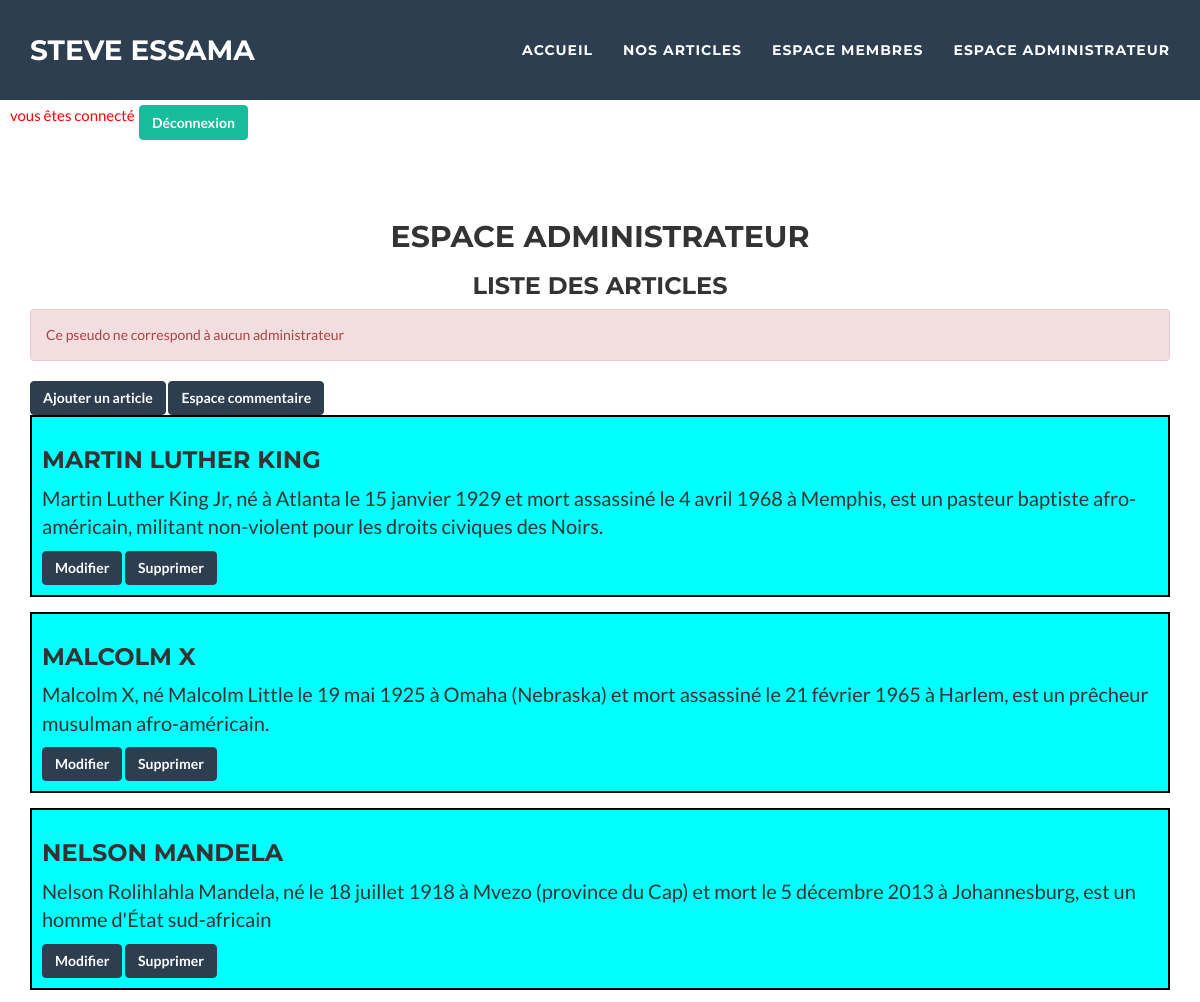
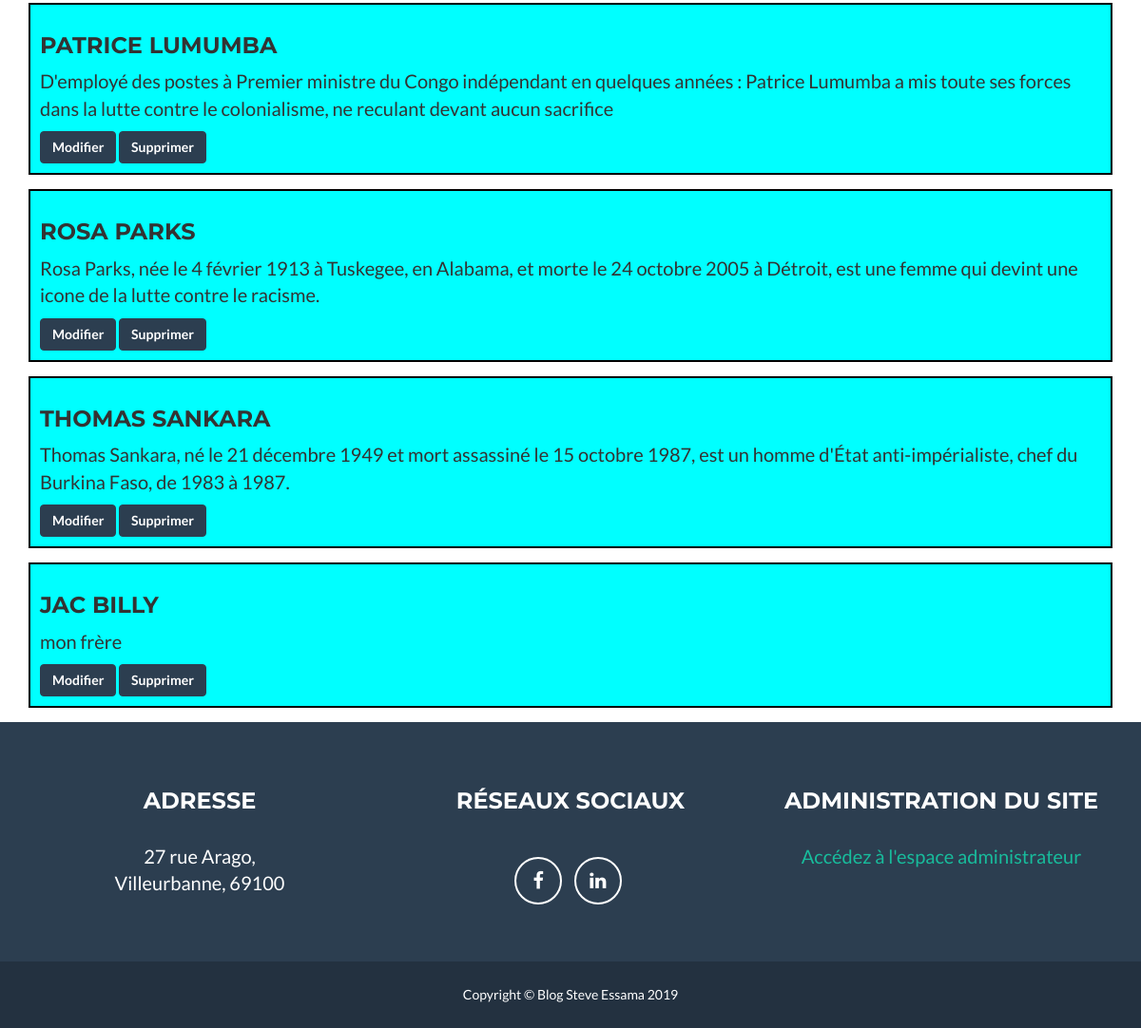
The page /index.php?action=admin_space (signed in) on the database its author committed (2 pictures, top to bottom).
### tables this page shows
CREATE TABLE IF NOT EXISTS `articles` (
  `idPost` int(11) NOT NULL AUTO_INCREMENT,
  `titreArticle` char(50) NOT NULL,
  `pseudoAuteur` char(30) NOT NULL,
  `descriptifArticle` char(200) NOT NULL,
  `contenu` text NOT NULL,
  `dateModification` datetime NOT NULL DEFAULT CURRENT_TIMESTAMP,
  `imageArticle` char(50) NOT NULL,
  `nomImage` varchar(255) NOT NULL,
  PRIMARY KEY (`idPost`)
);

### controller/backend.php (called while the page is built, shortened)
<?php
function adminSpace()
{
    $newsList = new NewsManager();
    $posts = $newsList->getListPosts();
    require ABSOLUTE_PATH.'/view/view_admin_space.php';
}

### model/NewsManager.php (called while the page is built, shortened)
<?php
class NewsManager extends Manager
{
    public function getListPosts()
    {
        $db = $this->dbconnect();
        $query = $db->query('SELECT idPost, titreArticle, descriptifArticle, contenu, DATE_FORMAT(dateModification, "%d/%m/%Y %Hh%imin%ss") AS                           dateModification, imageArticle FROM articles');
        $results = $query->fetchAll(PDO::FETCH_ASSOC);
        $listPost = array();
        foreach ($results as $donnees)
        {
            $post = new News();
            $post->hydrate($donnees);
            $listPost[] = $post;
        }
        return $listPost;
    }
}

### model/news.php (called while the page is built, shortened)
<?php
class News
{
    private $_idPost;
    private $_titreArticle;
    private $_descriptifArticle;
    public function hydrate(array $donnees)
    {
        foreach ($donnees as $key => $value) {
            $method = 'set' . ucfirst($key);
        }
    }
    public function getIdPost()
    {
        return $this->_idPost;
    }
    public function getTitreArticle()
    {
        return $this->_titreArticle;
    }
    public function getDescriptifArticle()
    {
        return $this->_descriptifArticle;
    }
    public function setIdPost($idPost)
    {
        $idPost = (int) $idPost;
        if ($idPost > 0) {
            $this->_idPost = $idPost;
        }
    }
    public function setTitreArticle($titreArticle)
    {
        if (is_string($titreArticle)) {
            $this->_titreArticle = $titreArticle;
        }
    }
    public function setDescriptifArticle($descriptifArticle)
    {
        if (is_string($descriptifArticle)) {
            $this->_descriptifArticle = $descriptifArticle;
        }
    }
}

### view/view_admin_space.php (the view, shortened to what this page needs)
<nav id="mainNav" class="navbar navbar-default navbar-fixed-top navbar-custom">
    <div class="container">
        <div class="navbar-header page-scroll">
            <a class="navbar-brand" href="#page-top">Steve Essama</a>
        </div>
        <div class="collapse navbar-collapse" id="bs-example-navbar-collapse-1">
            <?php if (array_key_exists('success_connect', $_SESSION)): ?>
            <ul class="nav navbar-nav navbar-right">
                <li><a href="index.php">Accueil</a></li>
                <li class="page-scroll"><a href="index.php?action=listposts"> Nos articles </a></li>
                <li class="page_scroll"><a href="index.php"> Espace membres </a></li>
                <li class="page_scroll"><a href="index.php?action=admin_space"> Espace administrateur </a></li>
            </ul>
            <?php endif; ?>
        </div>
    </div>
</nav>
<?php if (array_key_exists('success_connect', $_SESSION)): ?>
<section class="section_connection">
    <div class="connect-sign hidden-sm" style="color:red;"><?= $_SESSION['success_connect']; ?></div>
    <form action="index.php?action=disconnected" method="post">
        <button style="color:white;height:35px" type="submit" class="btn btn-success btn-default button-disconnect hidden-sm"                                           name="disconnect">Déconnexion</button>
    </form>
</section>
<?php endif; ?>
<h2 style="text-align:center">Espace administrateur</h2>
<h3 style="text-align: center"> Liste des articles </h3>
<div class="container">
    <?php if (array_key_exists('errors', $_SESSION)): ?>
    <div class="alert alert-danger">
        <?= implode('<br>', $_SESSION['errors']); ?>
    </div>
    <?php endif; ?>
    <a href="index.php?action=add_article"><button type="button" class="btn btn-primary">Ajouter un article</button></a>
    <a href="index.php?action=manage_comment"><button type="button" class="btn btn-primary">Espace commentaire</button></a>
    <?php
    foreach ($newsList->getListPosts() as $news)
    {
    ?>
    <div style="border: 2px solid black;margin-bottom:15px;background-color:cyan;padding:10px;">
        <h3>
            <?= $news->getTitreArticle() ?>
        </h3>
        <p>
            <?= $news->getDescriptifArticle() ?>
        </p>
        <a href="index.php?action=update_post&amp;id=<?= $news->getIdPost()?>"><button type="button" class="btn btn-primary">Modifier</button></a>
        <a href="index.php?action=delete_post&amp;id=<?= $news->getIdPost()?>"><button type="button" class="btn btn-primary">Supprimer</button></a>
    </div>
    <?php
    }
    ?>
</div>
<footer class="text-center">
    <div class="footer-above">
        <div class="container">
            <div class="row">
                <div class="footer-col col-md-4">
                    <h3>Adresse</h3>
                    <p>
                        27 rue Arago, <br>
                        Villeurbanne, 69100
                    </p>
                </div>
                <div class="footer-col col-md-4">
                    <h3>Réseaux sociaux</h3>
                    <ul class="list-inline">
                        <li>
                            <a href="https://openclassrooms.facebook.com/profile.php?id=100030215146732" class="btn-social btn-outline">
                                <i class="fa fa-fw fa-facebook"></i>
                            </a>
                        </li>
                        <li>
                            <a href="https://www.linkedin.com/in/essama-mgba-franck-steve-7a6227175/" class="btn-social btn-outline"><i class="fa fa-fw                                     fa-linkedin"></i>
                            </a>
                        </li>
                    </ul>
                </div>
                <div class="footer-col col-md-4">
                    <h3>Administration du site</h3>
                    <p>
                        <a href="index.php?action=connect_admin"> Accédez à l'espace administrateur </a>
                    </p>
                </div>
            </div>
        </div>
    </div>
    <div class="footer-below">
        <div class="container">
            <div class="row">
                <div class="col-lg-12">
                    Copyright &copy; Blog Steve Essama 2019
                </div>
            </div>
        </div>
    </div>
</footer>
<?php require('template.php'); ?>

### public/css/freelancer.css (style rules this page uses)
body { font-family: 'Lato', 'Helvetica Neue', Helvetica, Arial, sans-serif; overflow-x: hidden; }
p { font-size: 20px; }
a, a:hover, a:focus, a:active, a.active { color: #18BC9C; outline: none; }
h1, h2, h3, h4, h5, h6 { font-family: "Montserrat", "Helvetica Neue", Helvetica, Arial, sans-serif; text-transform: uppercase; font-weight: 700; }
.navbar-custom { background: #2C3E50; font-family: "Montserrat", "Helvetica Neue", Helvetica, Arial, sans-serif; text-transform: uppercase; font-weight: 700; border: none; }
.navbar-custom .navbar-brand { color: white; }
.navbar-custom .navbar-nav { letter-spacing: 1px; }
.navbar-custom .navbar-nav li a { color: white; }
@media (min-width: 768px) { .navbar-custom { padding: 25px 0; -webkit-transition: padding 0.3s; -moz-transition: padding 0.3s; transition: padding 0.3s; } }
@media (min-width: 768px) { .navbar-custom .navbar-brand { font-size: 2em; -webkit-transition: all 0.3s; -moz-transition: all 0.3s; transition: all 0.3s; } }
section { padding: 100px 0; }
footer { color: white; }
footer h3 { margin-bottom: 30px; }
footer .footer-above { padding-top: 50px; background-color: #2C3E50; }
footer .footer-col { margin-bottom: 50px; }
footer .footer-below { padding: 25px 0; background-color: #233140; }
.btn-outline { color: white; font-size: 20px; border: solid 2px white; background: transparent; transition: all 0.3s ease-in-out; margin-top: 15px; }
.btn-primary { color: white; background-color: #2C3E50; border-color: #2C3E50; font-weight: 700; }
.btn-success { color: white; background-color: #18BC9C; border-color: #18BC9C; font-weight: 700; }
.btn-social { display: inline-block; height: 50px; width: 50px; border: 2px solid white; border-radius: 100%; text-align: center; font-size: 20px; line-height: 45px; }
@media all and (min-width: 992px) and (max-width:1200px) { .connect-sign { position:absolute; left: 10px; top : 105px; font-size:15px; } }
@media all and (min-width: 992px) and (max-width:1200px) { .button-disconnect { position:absolute; top:105px; left: 139px; } }

### rows shown on the page
articles: titreArticle "MARTIN LUTHER KING", descriptifArticle "Martin Luther King Jr, né à Atlanta le 15 janvier 1929 et mort assassiné le 4 avril 1968 à Memphis, est un pasteur baptiste afro-américain, militant non-violent pour les droits civiques des Noirs."
articles: titreArticle "MALCOLM X", descriptifArticle "Malcolm X, né Malcolm Little le 19 mai 1925 à Omaha (Nebraska) et mort assassiné le 21 février 1965 à Harlem, est un prêcheur musulman afro-américain."
articles: titreArticle "NELSON MANDELA", descriptifArticle "Nelson Rolihlahla Mandela, né le 18 juillet 1918 à Mvezo (province du Cap) et mort le 5 décembre 2013 à Johannesburg, est un homme d'État sud-africain"
articles: titreArticle "PATRICE LUMUMBA", descriptifArticle "D'employé des postes à Premier ministre du Congo indépendant en quelques années : Patrice Lumumba a mis toute ses forces dans la lutte contre le colonialisme, ne reculant devant aucun sacrifice"
articles: titreArticle "ROSA PARKS", descriptifArticle "Rosa Parks, née le 4 février 1913 à Tuskegee, en Alabama, et morte le 24 octobre 2005 à Détroit, est une femme qui devint une icone de la lutte contre le racisme."
articles: titreArticle "THOMAS SANKARA", descriptifArticle "Thomas Sankara, né le 21 décembre 1949 et mort assassiné le 15 octobre 1987, est un homme d'État anti-impérialiste, chef du Burkina Faso, de 1983 à 1987."
articles: titreArticle "JAC BILLY", descriptifArticle "mon frère"

### other values the page prints
$_SESSION['success_connect'] "vous êtes connecté"
implode('<br>', $_SESSION['errors']) "Ce pseudo ne correspond à aucun administrateur"
